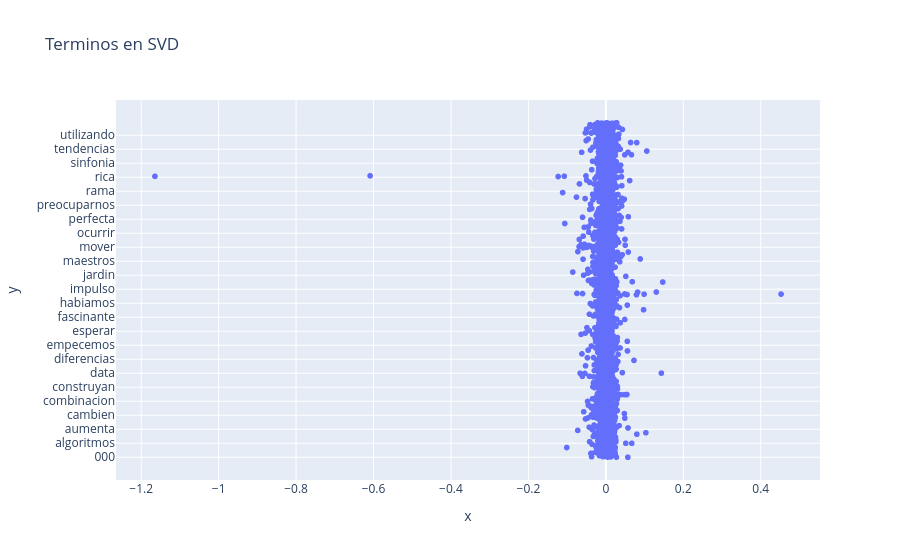

The cell this chart's notebook holds for it:
### Code cell
fig2 = px.scatter(x_terminos, y_terminos, significado, title="Terminos en SVD")
fig2.show()

### Figure 1 — Plotly figure (JSON) as saved in the notebook; plotly's stock layout.template omitted (floating-point values rounded to 4 significant figures; data arrays with more than 128 entries replaced by an {"elided": "..."} marker saying what was removed)
{"data": [{"hovertemplate": "x=%{x}<br>y=%{y}<extra></extra>", "legendgroup": "", "marker": {"color": "#636efa", "symbol": "circle"}, "mode": "markers", "name": "", "showlegend": false, "type": "scattergl", "x": {"elided": "3441 float values"}, "xaxis": "x", "y": {"elided": "3441 str values"}, "yaxis": "y"}], "layout": {"autosize": true, "legend": {"tracegroupgap": 0}, "title": {"text": "Terminos en SVD"}, "xaxis": {"anchor": "y", "autorange": true, "domain": [0, 1], "range": [-1.269, 0.5572], "title": {"text": "x"}, "type": "linear"}, "yaxis": {"anchor": "x", "autorange": true, "domain": [0, 1], "range": [-283.9, 3724.0], "title": {"text": "y"}, "type": "category"}}}
